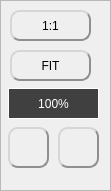
   <widget class="QFrame" name="frame_zoom">
    <property name="geometry">
     <rect>
      <x>390</x>
      <y>580</y>
      <width>111</width>
      <height>191</height>
     </rect>
    </property>
    <property name="whatsThis">
     <string>This panel controls the zoom level of the image</string>
    </property>
    <property name="frameShape">
     <enum>QFrame::StyledPanel</enum>
    </property>
    <property name="frameShadow">
     <enum>QFrame::Sunken</enum>
    </property>
    <property name="lineWidth">
     <number>2</number>
    </property>
    <widget class="QPushButton" name="pushButton_zoom_plus">
     <property name="geometry">
      <rect>
       <x>58</x>
       <y>127</y>
       <width>41</width>
       <height>41</height>
      </rect>
     </property>
     <property name="cursor">
      <cursorShape>PointingHandCursor</cursorShape>
     </property>
     <property name="focusPolicy">
      <enum>Qt::NoFocus</enum>
     </property>
     <property name="toolTip">
      <string/>
     </property>
     <property name="whatsThis">
      <string>Zoom in</string>
     </property>
     <property name="styleSheet">
      <string notr="true">QPushButton {
	background: qlineargradient(x1: 0, y1: 0, x2: 0, y2: 1,
                                      stop: 0 #FFFFFF, stop: 1 #E0E0E0);
	border-radius: 10px;
	border: 2px outset #8f8f91;
	color rgb(0,0,0);
}
QPushButton:pressed {
	border: 2px inset #8f8f91;
}
QToolTip {
    border:2px solid black;
	padding:5px;
	background-color:rgb(64,64,64);
	color:white;
	font-size: 14px;
}</string>
     </property>
     <property name="text">
      <string/>
     </property>
     <property name="icon">
      <iconset>
       <normalon>:/icons/zoom-plus.png</normalon>
      </iconset>
     </property>
     <property name="iconSize">
      <size>
       <width>32</width>
       <height>32</height>
      </size>
     </property>
    </widget>
    <widget class="QPushButton" name="pushButton_zoom_100">
     <property name="geometry">
      <rect>
       <x>10</x>
       <y>10</y>
       <width>81</width>
       <height>31</height>
      </rect>
     </property>
     <property name="cursor">
      <cursorShape>PointingHandCursor</cursorShape>
     </property>
     <property name="focusPolicy">
      <enum>Qt::NoFocus</enum>
     </property>
     <property name="toolTip">
      <string/>
     </property>
     <property name="whatsThis">
      <string>1:1 zoom level</string>
     </property>
     <property name="styleSheet">
      <string notr="true">QPushButton {
	background: qlineargradient(x1: 0, y1: 0, x2: 0, y2: 1,
                                      stop: 0 #FFFFFF, stop: 1 #E0E0E0);
	border-radius: 10px;
	border: 2px outset #8f8f91;
	color rgb(0,0,0);
}
QPushButton:pressed {
	border: 2px inset #8f8f91;
}
QToolTip {
    border:2px solid black;
	padding:5px;
	background-color:rgb(64,64,64);
	color:white;
	font-size: 14px;
}</string>
     </property>
     <property name="text">
      <string>1:1</string>
     </property>
     <property name="icon">
      <iconset>
       <normalon>:/icons/zoom-100.png</normalon>
      </iconset>
     </property>
     <property name="iconSize">
      <size>
       <width>24</width>
       <height>24</height>
      </size>
     </property>
    </widget>
    <widget class="QPushButton" name="pushButton_zoom_minus">
     <property name="geometry">
      <rect>
       <x>8</x>
       <y>127</y>
       <width>41</width>
       <height>41</height>
      </rect>
     </property>
     <property name="cursor">
      <cursorShape>PointingHandCursor</cursorShape>
     </property>
     <property name="focusPolicy">
      <enum>Qt::NoFocus</enum>
     </property>
     <property name="toolTip">
      <string/>
     </property>
     <property name="whatsThis">
      <string>Zoom out</string>
     </property>
     <property name="styleSheet">
      <string notr="true">QPushButton {
	background: qlineargradient(x1: 0, y1: 0, x2: 0, y2: 1,
                                      stop: 0 #FFFFFF, stop: 1 #E0E0E0);
	border-radius: 10px;
	border: 2px outset #8f8f91;
	color rgb(0,0,0);
}
QPushButton:pressed {
	border: 2px inset #8f8f91;
}
QToolTip {
    border:2px solid black;
	padding:5px;
	background-color:rgb(64,64,64);
	color:white;
	font-size: 14px;
}</string>
     </property>
     <property name="text">
      <string/>
     </property>
     <property name="icon">
      <iconset>
       <normalon>:/icons/zoom-minus.png</normalon>
      </iconset>
     </property>
     <property name="iconSize">
      <size>
       <width>32</width>
       <height>32</height>
      </size>
     </property>
    </widget>
    <widget class="QPushButton" name="pushButton_zoom_fit">
     <property name="geometry">
      <rect>
       <x>10</x>
       <y>50</y>
       <width>81</width>
       <height>31</height>
      </rect>
     </property>
     <property name="cursor">
      <cursorShape>PointingHandCursor</cursorShape>
     </property>
     <property name="focusPolicy">
      <enum>Qt::NoFocus</enum>
     </property>
     <property name="toolTip">
      <string/>
     </property>
     <property name="whatsThis">
      <string>Fit the image to the viewport</string>
     </property>
     <property name="styleSheet">
      <string notr="true">QPushButton {
	background: qlineargradient(x1: 0, y1: 0, x2: 0, y2: 1,
                                      stop: 0 #FFFFFF, stop: 1 #E0E0E0);
	border-radius: 10px;
	border: 2px outset #8f8f91;
	color rgb(0,0,0);
}
QPushButton:pressed {
	border: 2px inset #8f8f91;
}
QToolTip {
    border:2px solid black;
	padding:5px;
	background-color:rgb(64,64,64);
	color:white;
	font-size: 14px;
}</string>
     </property>
     <property name="text">
      <string>FIT</string>
     </property>
     <property name="icon">
      <iconset>
       <normalon>:/icons/zoom.png</normalon>
      </iconset>
     </property>
     <property name="iconSize">
      <size>
       <width>24</width>
       <height>24</height>
      </size>
     </property>
    </widget>
    <widget class="QLabel" name="label_zoom">
     <property name="geometry">
      <rect>
       <x>8</x>
       <y>88</y>
       <width>91</width>
       <height>31</height>
      </rect>
     </property>
     <property name="toolTip">
      <string/>
     </property>
     <property name="whatsThis">
      <string>Zoom level</string>
     </property>
     <property name="styleSheet">
      <string notr="true">background-color:rgb(64,64,64);border: 1px solid white;color:rgb(255,255,255);</string>
     </property>
     <property name="frameShape">
      <enum>QFrame::StyledPanel</enum>
     </property>
     <property name="frameShadow">
      <enum>QFrame::Sunken</enum>
     </property>
     <property name="text">
      <string>100%</string>
     </property>
     <property name="alignment">
      <set>Qt::AlignCenter</set>
     </property>
    </widget>
   </widget>
